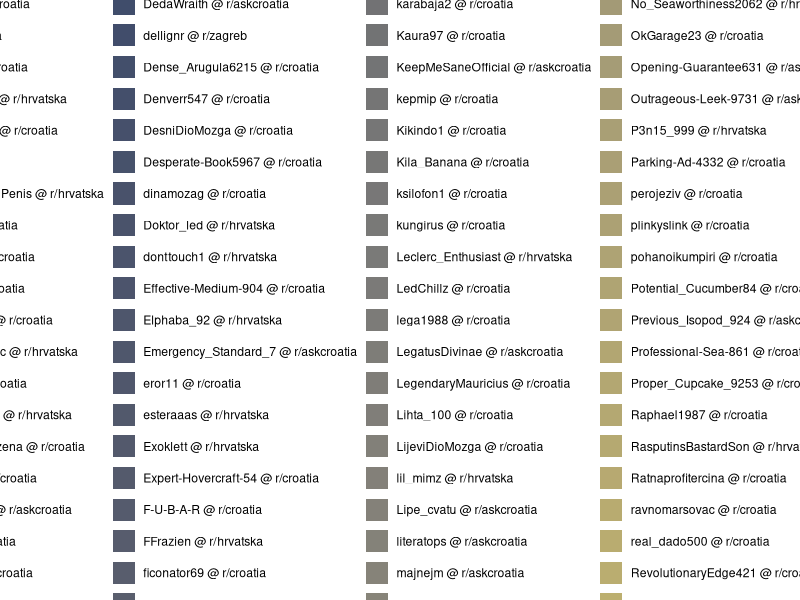
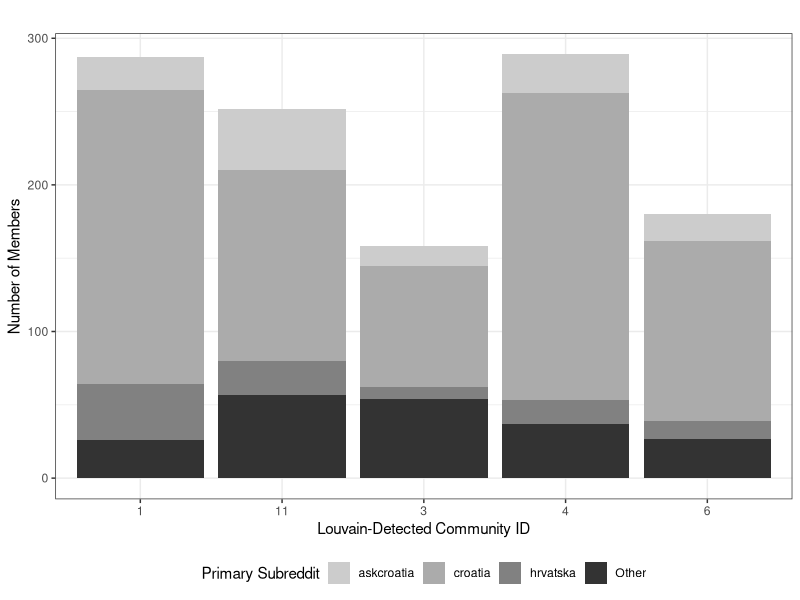
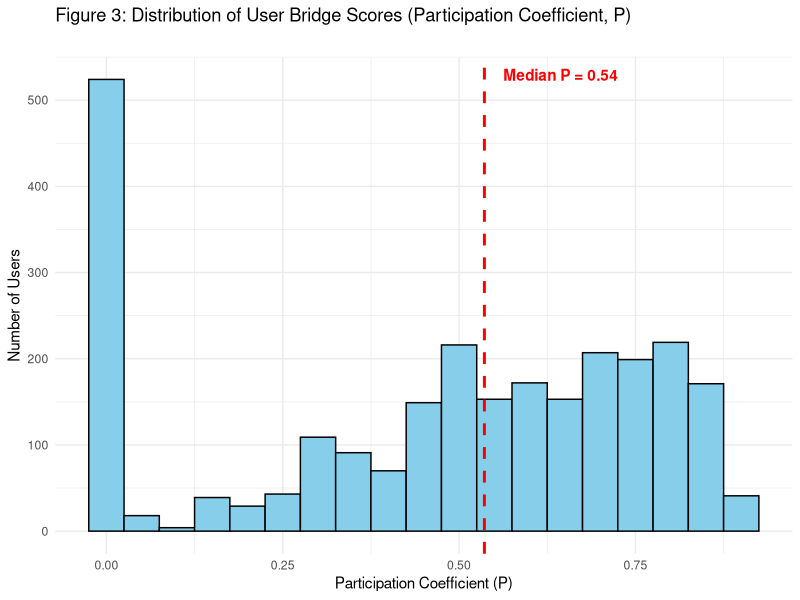
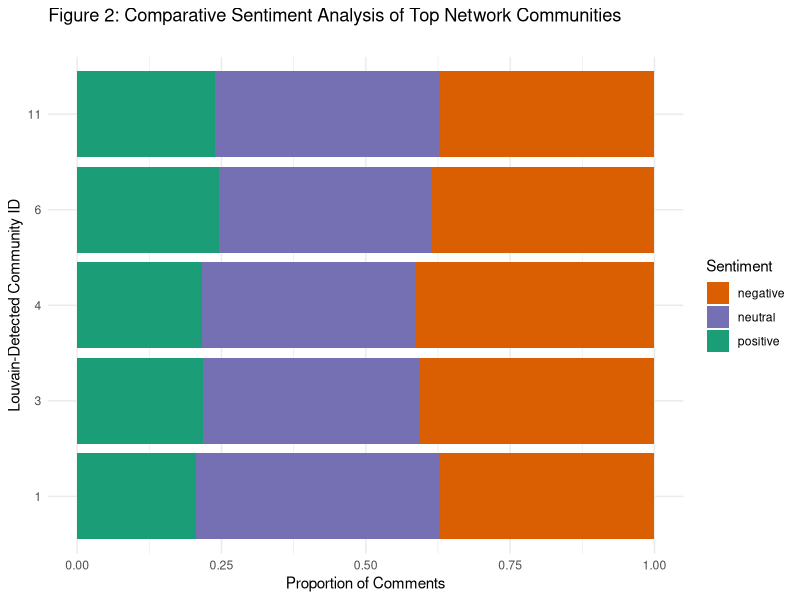

R code for these plots, in order: (Note: this script raises an error after producing the figures.)
## ---- chunk 1
# This chunk sets up the R Markdown environment.
knitr::opts_chunk$set(echo = TRUE, message = FALSE, warning = FALSE)
## ---- chunk 2

# --- Load Libraries ---
library(tidyverse)
library(readxl)
library(here)
library(igraph)
library(tidygraph)
library(ggraph)
library(viridis)
library(stringr)

# --- Load Data ---
# Load data from the "Data" subfolder
dta <- read_excel(here("Data", "komentari_final.xlsx"))

# --- Initial Data Reshaping ---
# Select only the columns needed for this analysis
dta <- dta %>%
  select(
    DATE, TIME, TITLE, FROM, AUTHOR, URL, 
    AUTO_SENTIMENT, FULL_TEXT, matched_word
  )
## ---- chunk 3
# Filter for valid Reddit author names and remove bots/deleted users
dta_cleaned <- dta %>%
  filter(
    !is.na(AUTHOR),                                  # Remove rows where author is NA
    !str_detect(AUTHOR, "^http"),                    # Remove rows where author is a URL
    str_detect(AUTHOR, "^[A-Za-z0-9_-]{3,20}$"),      # Keep only valid-looking usernames
    AUTHOR != "[deleted]",                           # Remove deleted users
    AUTHOR != "AutoModerator"                        # Remove common bots
  )

# Report on the effect of cleaning
cat("Original rows:", nrow(dta), "\n")
cat("Rows after cleaning:", nrow(dta_cleaned), "\n")
## ---- chunk 4

# 1. Create a unique ID for each thread from its URL
df2 <- dta_cleaned %>%
  mutate(thread_id = str_extract(URL, "(?<=comments/)[^/]+"))

# 2. Identify unique authors participating in each thread
threads2 <- df2 %>%
  distinct(thread_id, AUTHOR) %>%
  group_by(thread_id) %>%
  filter(n() >= 2) %>%
  summarize(authors = list(AUTHOR), .groups = "drop")

# 3. Build a weighted edge list from author co-participation
weighted_edge_list <- threads2 %>%
  mutate(
    pairs = map(authors, ~ {
      m <- combn(.x, 2)
      sorted_pairs_matrix <- t(apply(m, 2, sort))
      tibble(from = sorted_pairs_matrix[, 1], to = sorted_pairs_matrix[, 2])
    })
  ) %>%
  select(pairs) %>%
  unnest(pairs) %>%
  count(from, to, name = "weight")

# 4. Create the final, weighted igraph object
g_weighted <- graph_from_data_frame(weighted_edge_list, directed = FALSE)
## ---- chunk 5
# --- Detect communities ---
comm_weighted <- cluster_louvain(g_weighted, weights = E(g_weighted)$weight)
modularity_score <- modularity(comm_weighted)
community_sizes <- sizes(comm_weighted)

# --- Calculate assortativity ---
# Determine each author's "primary subreddit"
author_subreddits <- dta_cleaned %>%
  count(AUTHOR, FROM, name = "posts_in_sub") %>%
  group_by(AUTHOR) %>%
  filter(posts_in_sub == max(posts_in_sub)) %>%
  slice(1) %>% # Take the first one in case of a tie
  ungroup() %>%
  select(AUTHOR, primary_subreddit = FROM)

# Add subreddit as a vertex attribute to the graph object
V(g_weighted)$subreddit <- author_subreddits$primary_subreddit[
  match(V(g_weighted)$name, author_subreddits$AUTHOR)
]

# Calculate the assortativity coefficient
assortativity_score <- assortativity_nominal(
  g_weighted,
  as.factor(V(g_weighted)$subreddit),
  directed = FALSE
)
## ---- chunk 6
# Add community membership as a numeric attribute
V(g_weighted)$community <- as.integer(membership(comm_weighted))

# Create a dataframe of edges with community info for both ends
edge_df_comm <- as_data_frame(g_weighted, what = "edges") %>%
  left_join(tibble(from_comm = V(g_weighted)$community, from_name = V(g_weighted)$name), by = c("from" = "from_name")) %>%
  left_join(tibble(to_comm = V(g_weighted)$community, to_name = V(g_weighted)$name), by = c("to" = "to_name"))

# Function to calculate P
calc_participation <- function(node_name) {
  node_edges <- edge_df_comm %>% filter(from == node_name | to == node_name)
  if (nrow(node_edges) == 0) return(0)
  Ki <- nrow(node_edges)
  other_communities <- c(node_edges$to_comm[node_edges$from == node_name], node_edges$from_comm[node_edges$to == node_name])
  kis_sq_sum <- other_communities %>% tibble(comm = .) %>% count(comm) %>% mutate(kis_sq = (n / Ki)^2) %>% summarize(sum_val = sum(kis_sq)) %>% pull(sum_val)
  P <- 1 - kis_sq_sum
  return(P)
}

# Apply to all nodes to get their P-scores
participation_coeffs <- map_dbl(V(g_weighted)$name, calc_participation)

# Create the final dataframe of bridge scores
connector_df <- tibble(
  node = V(g_weighted)$name,
  P = participation_coeffs,
  degree = degree(g_weighted)
)
## ---- chunk 7
# Join community data back to the main cleaned data
dta_with_communities <- dta_cleaned %>%
  left_join(tibble(AUTHOR = V(g_weighted)$name, community = V(g_weighted)$community), by = "AUTHOR") %>%
  filter(!is.na(community))

# Calculate sentiment proportions for each community
sentiment_by_community <- dta_with_communities %>%
  group_by(community) %>%
  count(AUTO_SENTIMENT) %>%
  mutate(proportion = n / sum(n))
## ---- chunk 8
cat("Total Users (Nodes) in Network:", vcount(g_weighted), "\n")
cat("Total Connections (Edges) in Network:", ecount(g_weighted), "\n\n")

cat("Network Modularity (Q):", round(modularity_score, 3), "\n")
cat("Network Assortativity (r):", round(assortativity_score, 3), "\n\n")
cat("Median Participation Coefficient (P):", round(median(connector_df$P), 3), "\n")
## ---- chunk 9
# Identify top 5 communities for visualization
top_5_community_ids <- names(head(sort(community_sizes, decreasing = TRUE), 5))

# Create the summary dataframe for plotting
community_subreddit_table <- table(
  `Louvain_Community` = V(g_weighted)$community,
  `Primary_Subreddit` = V(g_weighted)$subreddit
)

top_communities_summary <- as.data.frame.matrix(community_subreddit_table) %>%
  rownames_to_column(var = "Louvain_Community") %>%
  pivot_longer(cols = -Louvain_Community, names_to = "Primary_Subreddit", values_to = "Member_Count") %>%
  filter(Member_Count > 0, Louvain_Community %in% top_5_community_ids) %>%
  arrange(as.integer(Louvain_Community), desc(Member_Count))

# Plot the data
ggplot(top_communities_summary, aes(x = Louvain_Community, y = Member_Count, fill = Primary_Subreddit)) +
  geom_bar(stat = "identity", position = "stack") +
  theme_minimal(base_family = "sans") +
  scale_fill_viridis_d(option = "cividis", name = "Primary Subreddit") +
  labs(
    title = "Subreddit Composition of the Largest Network Communities",
    subtitle = "Each structural community is dominated by a single subreddit.",
    x = "Louvain-Detected Community ID",
    y = "Number of Members"
  ) +
  theme(legend.position = "bottom")
## ---- chunk 10
# Identify top 5 communities for visualization
top_5_community_ids <- names(head(sort(community_sizes, decreasing = TRUE), 5))

# Create the summary dataframe for plotting
community_subreddit_table <- table(
  `Louvain_Community` = V(g_weighted)$community,
  `Primary_Subreddit` = V(g_weighted)$subreddit
)

top_communities_summary <- as.data.frame.matrix(community_subreddit_table) %>%
  rownames_to_column(var = "Louvain_Community") %>%
  pivot_longer(cols = -Louvain_Community, names_to = "Primary_Subreddit", values_to = "Member_Count") %>%
  filter(Member_Count > 0, Louvain_Community %in% top_5_community_ids) %>%
  arrange(as.integer(Louvain_Community), desc(Member_Count))


# --- NEW STEP: Group smaller subreddits into "Other" for plotting ---
# We will keep the top 3 most populous subreddits and lump the rest.
# The `fct_lump_n()` function is perfect for this.
plot_data_grouped <- top_communities_summary %>%
  mutate(
    # `fct_lump_n` keeps the n most frequent levels of a factor and replaces the rest.
    # We use `w = Member_Count` to tell it to rank subreddits by their total members,
    # not just how many times they appear in the table.
    subreddit_group = fct_lump_n(
      f = as.factor(Primary_Subreddit), 
      n = 3, 
      w = Member_Count, 
      other_level = "Other"
    )
  )

# --- Plot the new, grouped data ---
ggplot(plot_data_grouped, 
       aes(x = Louvain_Community, 
           y = Member_Count, 
           fill = subreddit_group)) +
  geom_bar(stat = "identity", position = "stack") +
  # Use a black & white theme
  theme_bw(base_family = "sans") +
  # Greyscale fill
  scale_fill_grey(start = 0.8, end = 0.2, 
                  name = "Primary Subreddit") +
  labs(
    title    = "",
    x        = "Louvain-Detected Community ID",
    y        = "Number of Members"
  ) +
  theme(legend.position = "bottom")
## ---- chunk 11
ggplot(connector_df, aes(x = P)) +
  geom_histogram(binwidth = 0.05, fill = "skyblue", color = "black") +
  geom_vline(xintercept = median(connector_df$P), color = "red", linetype = "dashed", size = 1) +
  annotate("text", x = median(connector_df$P) * 1.05, y = Inf, 
           label = paste("Median P =", round(median(connector_df$P), 2)), 
           hjust = 0, vjust = 2, color = "red", fontface = "bold") +
  labs(
    title = "Figure 3: Distribution of User Bridge Scores (Participation Coefficient, P)",
    subtitle = "",
    x = "Participation Coefficient (P)",
    y = "Number of Users"
  ) +
  theme_minimal()
## ---- chunk 12
top_10_bridges <- connector_df %>%
  arrange(desc(P)) %>%
  head(10) %>%
  left_join(author_subreddits, by = c("node" = "AUTHOR")) %>%
  select(
    `User` = node,
    `P-Score` = P,
    `Degree` = degree,
    `Primary Subreddit` = primary_subreddit
  ) %>%
  mutate(`P-Score` = round(`P-Score`, 3))

# Use knitr::kable for a publication-quality table
knitr::kable(top_10_bridges, caption = "Profile of the Top 10 Most Significant Bridge Users.")
## ---- chunk 13
# Filter sentiment data for top 5 communities
sentiment_plot_data <- sentiment_by_community %>%
  filter(community %in% top_5_community_ids)

# Plot the data
ggplot(sentiment_plot_data, aes(x = as.factor(community), y = proportion, fill = AUTO_SENTIMENT)) +
  geom_bar(stat = "identity", position = "fill") +
  scale_fill_manual(
    values = c("negative" = "#d95f02", "neutral" = "#7570b3", "positive" = "#1b9e77"),
    name = "Sentiment"
  ) +
  theme_minimal(base_family = "sans") +
  labs(
    title = "Figure 2: Comparative Sentiment Analysis of Top Network Communities",
    subtitle = "",
    x = "Louvain-Detected Community ID",
    y = "Proportion of Comments"
  ) +
  coord_flip()
## ---- chunk 14
# Create the tidygraph object for plotting
tg_for_plotting <- as_tbl_graph(g_weighted) %>%
  activate(nodes) %>%
  left_join(select(connector_df, name = node, P), by = "name") %>%
  mutate(P = replace_na(P, 0))

# Plot the network
set.seed(12345) # for reproducible layout
ggraph(tg_for_plotting, layout = "fr") +
  geom_edge_link(alpha = 0.1, colour = "grey70", width = 0.2) +
  geom_node_point(aes(size = P, color = P)) +
  geom_node_text(aes(label = if_else(rank(-P) <= 10, name, "")),
                 repel = TRUE, size = 3, fontface = "bold") +
  scale_size_continuous(range = c(0.5, 8), name = "P-Score") +
  scale_color_viridis_c(option = "plasma", name = "P-Score") +
  theme_graph(base_family = "sans") +
  labs(
    title = "The 'Clash of Communities' Network: Polarization and Connectivity",
    subtitle = "Node size & color are proportional to the user's bridge score (P).",
    caption = "Top 10 most significant bridge-users are labeled."
  )
## ---- chunk 15
# --- NEW STEP: Isolate the Giant Component ---
# The decompose() function breaks the graph into a list of its connected components.
components <- decompose(g_weighted)

# We find the largest component by seeing which one has the most nodes (vcount).
giant_component_graph <- components[[which.max(sapply(components, vcount))]]


# --- Now, create the tidygraph object for plotting FROM THE GIANT COMPONENT ---
tg_for_plotting <- as_tbl_graph(giant_component_graph) %>%
  activate(nodes) %>%
  # We join the P-scores that we calculated earlier for the whole graph.
  left_join(select(connector_df, name = node, P), by = "name") %>%
  mutate(P = replace_na(P, 0))


# --- Plot the Giant Component Network ---
set.seed(12345) # for reproducible layout
ggraph(tg_for_plotting, layout = "fr") +
  geom_edge_link(alpha = 0.1, colour = "grey70", width = 0.2) +
  geom_node_point(aes(size = P, color = P)) +
  # Label the top 10 bridge users *within this main component*.
  geom_node_text(aes(label = if_else(rank(-P) <= 10, name, "")),
                 repel = TRUE, size = 3, fontface = "bold",
                 point.padding = unit(0.2, "lines"),
                 max.overlaps = Inf) + # Helps ensure labels are drawn
  scale_size_continuous(range = c(0.5, 8), name = "P-Score") +
  scale_color_viridis_c(option = "plasma", name = "P-Score") +
  theme_graph(base_family = "sans") +
  labs(
    title = "Figure 4: The 'Clash of Communities' Network",
    subtitle = "",
    caption = "Top 10 most significant bridge-users within the main component are labeled."
  )
